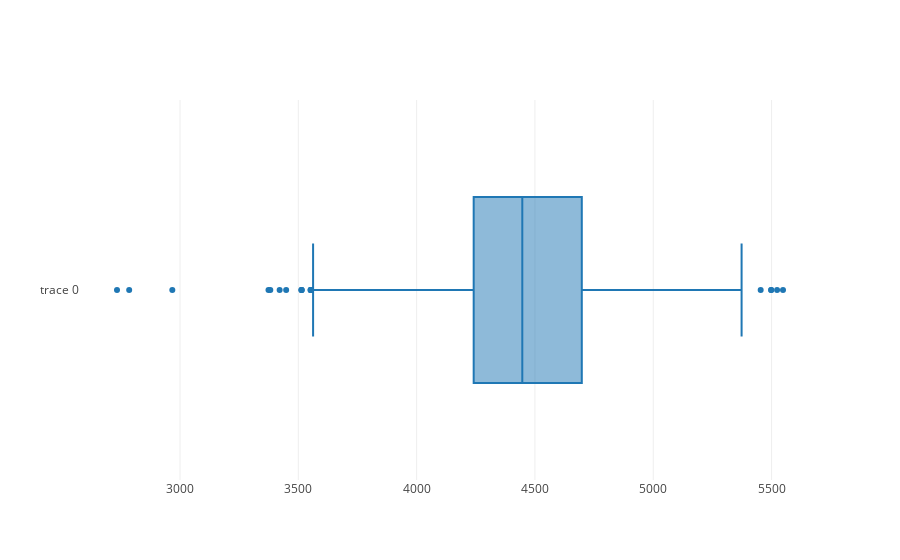

Notebook source saved alongside this figure:
### Code cell
gsw_filter = gsw[(gsw['UNIT COST']>0)]
gsw_filter = gsw_filter[(gsw_filter['Total_Area_SQFT']>1600)]
gsw_filter = gsw_filter[(gsw_filter['Total_Area_SQFT']<2400)]
Gaur_Sportswood = go.Box(x=gsw_filter['Price_per_SQFT'])

data = [Gaur_Sportswood]

iplot(data)

### Figure 1 — Plotly figure (JSON) as saved in the notebook; plotly's stock layout.template omitted (floating-point values rounded to 4 significant figures; data arrays with more than 128 entries replaced by an {"elided": "..."} marker saying what was removed)
{"data": [{"type": "box", "x": {"elided": "547 float values"}}], "layout": {}}
